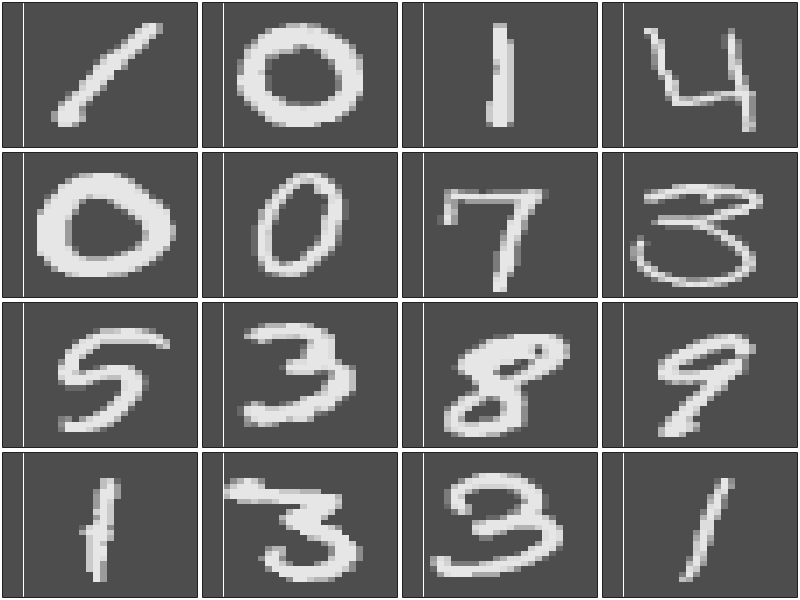

This figure's R source:
## ---- chunk 1
require(graphics)

flip = function(x) {
  xx=matrix(0,nrow(x),ncol(x))
  for (i in (1:nrow(x))){
    xx[i,] = rev(x[i,])}
  return(xx)}

sample_plot = function(x,n) {
  xx = list()
  par(mfrow=c(sqrt(n), sqrt(n)),mar=rep(0.2,4))
  for (i in 1:n) {
    temp = as.numeric(x[i,])
    temp = matrix(temp,28,28)
    xx[[i]] = flip(temp)
    image(z=xx[[i]], col=gray.colors(12),xaxt='n',yaxt='n',ann=FALSE)
  }}

sample_p <- read.csv("sample.csv", header=TRUE)[,-1]
sample_p = sample_p[,-1]
sample_plot(sample_p,16)
## ---- chunk 2
NN_cost = function(data, y, init, h_layer=25, lambda=0, num_labels=10) {
  
  m = nrow(data)
  # reshape Theta1 and Theta2
  in_layer = ncol(data)
  par_t1 = init[c(1:((in_layer+1)*h_layer))]

  par_t2 = init[c(((in_layer+1)*h_layer+1):length(init))]
  Theta1 = matrix(par_t1,h_layer,in_layer+1)
  Theta2 = matrix(par_t2,num_labels,h_layer+1)
  
  
  a1 = cbind(1,data)
  z2 = a1%*%t(Theta1)
  a2 = cbind(1,sigmoid(z2))
  z3 = a2%*%t(Theta2)
  h = sigmoid(z3)
  
  ny = matrix(0, length(y),num_labels)
  for (i in 1:length(y)){
    ny[i,y[i]] = 1
  }
  
  regu = lambda*(sum(Theta1[,-1]^2)+sum(Theta2[,-1]^2))/(2*m)
  cost = -sum(ny*log(h)+(1-ny)*log(1-h))/m+regu
  
  delta3 = h-ny
  delta2 = (delta3%*%Theta2[,-1])*sigmoidGradient(z2)
  
  thres1 = matrix(1,nrow(Theta1),ncol(Theta1))
  thres1[,1] = 0
  thres2 = matrix(1,nrow(Theta2),ncol(Theta2))
  thres2[,1] = 0
  
  Theta1_grad = (t(delta2)%*%a1)/m + thres1*Theta1*lambda/m
  Theta2_grad = (t(delta3)%*%a2)/m + thres2*Theta2*lambda/m
  
  result = list(cost=cost,h=h,grad=list(t1=Theta1_grad,t2=Theta2_grad))
  return(result)
}

